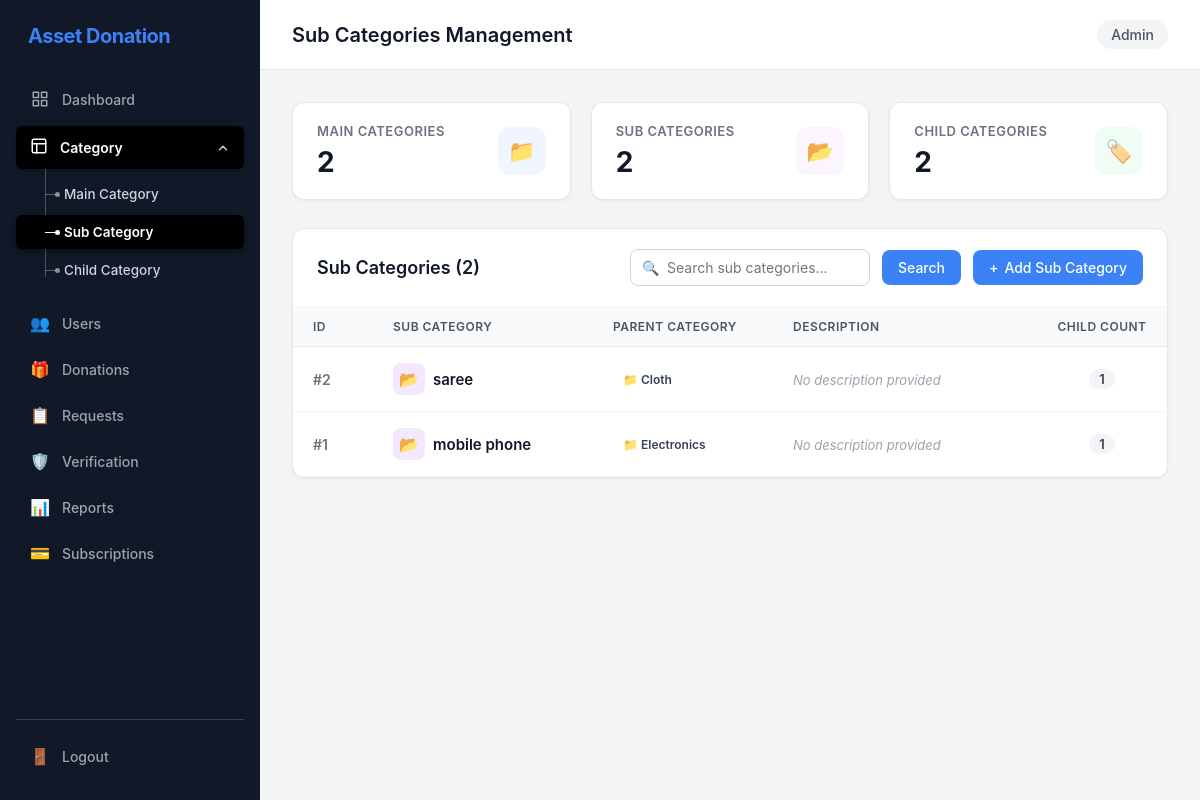
/admin-panel/categories/?type=sub, run on the app's committed database.
### myapp/models.py (models this page shows, shortened)
class SubCategory(models.Model):
    category = models.ForeignKey(
        Category,
        on_delete=models.CASCADE,
        related_name="subcategories"
    )
    name = models.CharField(max_length=100)
    description = models.TextField(blank=True)

class Category(models.Model):
    name = models.CharField(max_length=100, unique=True)
    description = models.TextField(blank=True)

### myapp/admin_panel_views.py (the view, shortened to what this page needs)
# urls.py: path('categories/', views.categories_view, name='admin_categories'),
def categories_view(request):
    category_type = request.GET.get('type', 'main').lower()
    search_query = request.GET.get('q', '').strip()
    total_categories_count = Category.objects.count()
    total_subcategories_count = SubCategory.objects.count()
    total_childcategories_count = ChildCategory.objects.count()
    total_donations_count = Donation.objects.count()
    items = []
    if category_type == 'sub':
        page_title = 'Sub Categories Management'
        sub_qs = SubCategory.objects.select_related('category').annotate(
            child_count=Count('childcategories', distinct=True),
            donations_count=Count('donations', distinct=True)
        )
        if search_query:
            sub_qs = sub_qs.filter(
                Q(name__icontains=search_query) |
                Q(description__icontains=search_query) |
                Q(category__name__icontains=search_query)
            )
        items = sub_qs.order_by('category__name', 'name')
    context = {
        'items': items,
        'category_type': category_type,
        'total_categories_count': total_categories_count,
        'total_subcategories_count': total_subcategories_count,
        'total_childcategories_count': total_childcategories_count,
        'total_donations_count': total_donations_count,
        'search_query': search_query,
        'page_title': page_title,
    }
    return render(request, 'admin_panel/categories.html', context)

### templates/admin_panel/categories.html (shortened to what this page needs)
{% extends 'admin_panel/base.html' %}
{% block page_title %}{{ page_title }}{% endblock %}
{% block content %}
<div class="stats-grid">
    <a href="{% url 'admin_categories' %}?type=main" style="text-decoration: none; color: inherit;">
        <div class="stat-card {% if category_type == 'main' %}highlight-card{% endif %}">
            <div class="info">
                <h4>Main Categories</h4>
                <div class="number">{{ total_categories_count }}</div>
            </div>
            <div class="icon-badge blue">
                📁
            </div>
        </div>
    </a>
    <a href="{% url 'admin_categories' %}?type=sub" style="text-decoration: none; color: inherit;">
        <div class="stat-card {% if category_type == 'sub' %}highlight-card{% endif %}">
            <div class="info">
                <h4>Sub Categories</h4>
                <div class="number">{{ total_subcategories_count }}</div>
            </div>
            <div class="icon-badge purple">
                📂
            </div>
        </div>
    </a>
    <a href="{% url 'admin_categories' %}?type=child" style="text-decoration: none; color: inherit;">
        <div class="stat-card {% if category_type == 'child' %}highlight-card{% endif %}">
            <div class="info">
                <h4>Child Categories</h4>
                <div class="number">{{ total_childcategories_count }}</div>
            </div>
            <div class="icon-badge green">
                🏷️
            </div>
        </div>
    </a>
</div>
<div class="panel-card">
    <div class="panel-header">
        <div style="display: flex; align-items: center; gap: 12px;">
            <h3>
                {% if category_type == 'sub' %}
                    Sub Categories
                {% elif category_type == 'child' %}
                    Child Categories
                {% else %}
                    Main Categories
                {% endif %}
                ({{ items|length }})
            </h3>
        </div>
        <div style="display: flex; align-items: center; gap: 12px; flex-wrap: wrap;">
            <form method="GET" action="{% url 'admin_categories' %}" class="toolbar-form" style="margin: 0;">
                <div class="search-input-group">
                    <span class="search-icon">🔍</span>
                    <input
                        type="text"
                        name="q"
                        class="search-input"
                        placeholder="Search {{ category_type }} categories..."
                        value="{{ search_query|default:'' }}"
                    >
                </div>
                <button type="submit" class="btn btn-primary">Search</button>
            </form>
            <a href="{% url 'category_add' %}?type={{ category_type }}" class="btn btn-primary" style="white-space: nowrap; display: inline-flex; align-items: center; gap: 6px;">
                <span>+</span> Add {% if category_type == 'sub' %}Sub Category{% elif category_type == 'child' %}Child Category{% else %}Main Category{% endif %}
            </a>
        </div>
    </div>
    <div class="table-responsive">
        <table class="data-table">
            <thead>
                <tr>
                    <th style="width: 80px;">ID</th>
                    {% if category_type == 'main' %}
                        <th style="width: 240px;">Main Category</th>
                        <th>Description</th>
                        <th>Subcategories</th>
                        <th style="text-align: center; width: 120px;">Total Items</th>
                    {% elif category_type == 'sub' %}
                        <th style="width: 220px;">Sub Category</th>
                        <th style="width: 180px;">Parent Category</th>
                        <th>Description</th>
                        <th style="text-align: center; width: 130px;">Child Count</th>
                    {% elif category_type == 'child' %}
                        <th style="width: 220px;">Child Category</th>
                        <th style="width: 180px;">Parent Subcategory</th>
                        <th style="width: 180px;">Main Category</th>
                        <th>Description</th>
                        <th style="text-align: center; width: 100px;">Image</th>
                    {% endif %}
                </tr>
            </thead>
            <tbody>
                {% for item in items %}
                <tr>
                    <td>
                        <span style="font-weight: 600; color: #6b7280;">#{{ item.id }}</span>
                    </td>
                    {% if category_type == 'main' %}
                        <td>
                            <div style="font-weight: 600; color: #111827; font-size: 15px; display: flex; align-items: center; gap: 8px;">
                                <span style="display: inline-flex; align-items: center; justify-content: center; width: 32px; height: 32px; border-radius: 8px; background: #eff6ff; color: #2563eb; font-size: 16px;">📁</span>
                                {{ item.name }}
                            </div>
                        </td>
                        <td>
                            <span style="color: #4b5563; font-size: 13px;">
                                {% if item.description %}
                                    {{ item.description }}
                                {% else %}
                                    <span style="color: #9ca3af; font-style: italic;">No description provided</span>
                                {% endif %}
                            </span>
                        </td>
                        <td>
                            <div style="display: flex; flex-wrap: wrap; gap: 6px; align-items: center;">
                                {% for sub in item.subcategories.all %}
                                    <span class="badge badge-condition" style="font-size: 12px; font-weight: 500;">
                                        {{ sub.name }}
                                    </span>
                                {% empty %}
                                    <span style="color: #9ca3af; font-size: 13px;">No subcategories</span>
                                {% endfor %}
                            </div>
                        </td>
                        <td style="text-align: center;">
                            <span class="count-pill">{{ item.donations_count|default:0 }}</span>
                        </td>
                    {% elif category_type == 'sub' %}
                        <td>
                            <div style="font-weight: 600; color: #111827; font-size: 15px; display: flex; align-items: center; gap: 8px;">
                                <span style="display: inline-flex; align-items: center; justify-content: center; width: 32px; height: 32px; border-radius: 8px; background: #f3e8ff; color: #9333ea; font-size: 16px;">📂</span>
                                {{ item.name }}
                            </div>
                        </td>
                        <td>
                            <span class="badge badge-category" style="font-size: 12px; font-weight: 600;">
                                📁 {{ item.category.name }}
                            </span>
                        </td>
                        <td>
                            <span style="color: #4b5563; font-size: 13px;">
                                {% if item.description %}
                                    {{ item.description }}
                                {% else %}
                                    <span style="color: #9ca3af; font-style: italic;">No description provided</span>
                                {% endif %}
                            </span>
                        </td>
                        <td style="text-align: center;">
                            <span class="count-pill">{{ item.child_count|default:0 }}</span>
                        </td>
                    {% endif %}
                </tr>
                {% endfor %}
            </tbody>
        </table>
    </div>
</div>
{% endblock %}

### static/admin_panel/css/admin.css (style rules this page uses)
* { margin: 0; padding: 0; box-sizing: border-box; font-family: -apple-system, BlinkMacSystemFont, 'Segoe UI', Roboto, Oxygen, Ubuntu, Cantarell, sans-serif; }
body { background-color: #f3f4f6; color: #1f2937; }
.stats-grid { display: grid; grid-template-columns: repeat(auto-fit, minmax(220px, 1fr)); gap: 20px; margin-bottom: 28px; }
.stat-card { background: #ffffff; padding: 20px 24px; border-radius: 12px; border: 1px solid #e5e7eb; box-shadow: 0 1px 3px rgba(0, 0, 0, 0.05); display: flex; align-items: center; justify-content: space-between; }
.stat-card .info h4 { font-size: 13px; font-weight: 600; color: #6b7280; text-transform: uppercase; letter-spacing: 0.5px; margin-bottom: 6px; }
.stat-card .info .number { font-size: 28px; font-weight: 700; color: #111827; }
.stat-card .icon-badge { width: 48px; height: 48px; border-radius: 12px; display: flex; align-items: center; justify-content: center; font-size: 22px; }
.icon-badge.blue { background: #eff6ff; color: #2563eb; }
.icon-badge.green { background: #f0fdf4; color: #16a34a; }
.icon-badge.purple { background: #faf5ff; color: #9333ea; }
.panel-card { background: #ffffff; border-radius: 12px; border: 1px solid #e5e7eb; box-shadow: 0 1px 3px rgba(0, 0, 0, 0.05); overflow: hidden; }
.panel-header { padding: 20px 24px; border-bottom: 1px solid #f3f4f6; display: flex; justify-content: space-between; align-items: center; flex-wrap: wrap; gap: 16px; }
.panel-header h3 { font-size: 18px; font-weight: 600; color: #111827; }
.toolbar-form { display: flex; align-items: center; gap: 12px; flex-wrap: wrap; }
.search-input-group { position: relative; display: flex; align-items: center; }
.search-input { padding: 9px 14px 9px 36px; border: 1px solid #d1d5db; border-radius: 8px; font-size: 14px; outline: none; transition: border-color 0.2s, box-shadow 0.2s; width: 240px; }
.search-icon { position: absolute; left: 12px; color: #9ca3af; pointer-events: none; font-size: 14px; }
.btn { padding: 9px 16px; border-radius: 8px; font-size: 14px; font-weight: 500; cursor: pointer; border: none; text-decoration: none; display: inline-flex; align-items: center; gap: 6px; transition: all 0.2s; }
.btn-primary { background: #3b82f6; color: #ffffff; }
.table-responsive { width: 100%; overflow-x: auto; }
.data-table { width: 100%; border-collapse: collapse; text-align: left; font-size: 14px; }
.data-table th { background: #f9fafb; padding: 12px 20px; font-weight: 600; color: #4b5563; font-size: 12px; text-transform: uppercase; letter-spacing: 0.5px; border-bottom: 1px solid #e5e7eb; }
.data-table td { padding: 16px 20px; border-bottom: 1px solid #f3f4f6; vertical-align: middle; color: #374151; }
.badge { display: inline-block; padding: 3px 10px; border-radius: 12px; font-size: 12px; font-weight: 600; text-transform: capitalize; }
.count-pill { display: inline-block; padding: 2px 10px; background: #f3f4f6; border-radius: 12px; font-weight: 600; font-size: 13px; color: #374151; }

### data on the page
SubCategory: id "2", name "saree", category.name "Cloth", description "No description provided", child_count "1"
SubCategory: id "1", name "mobile phone", category.name "Electronics", description "No description provided", child_count "1"

### other printed values
{{ page_title }} "Sub Categories Management"
{{ request.user.username|default:"Admin" }} "Admin"
{{ total_categories_count }} "2"
{{ total_subcategories_count }} "2"
{{ total_childcategories_count }} "2"
{{ items|length }} "2"
